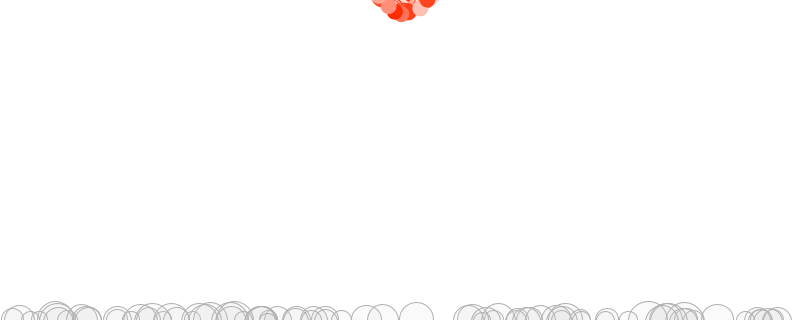
Frame 1 (no input)
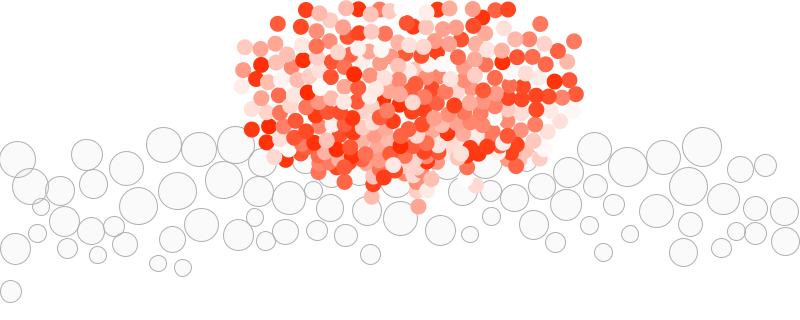
Frame 60 (the mouse pressed at the canvas centre just before this capture)
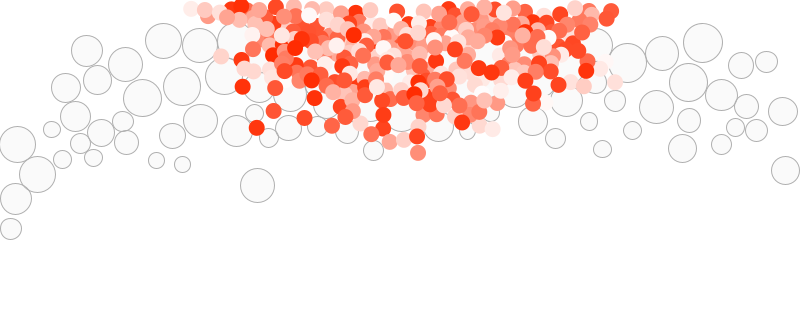
Frame 120 (the mouse held since frame 60 and released just before this capture)

The Processing sketch that drew these frames (run headless with seeded random() and noise(); from frame 60 on, the mouse is pressed at the canvas centre):

// Processing sketch: Bubble_collide_sand
// ── Bubble_collide_sand.pde
//bubbles
int numBubbles = 100;
Bubble[] bubbles = new Bubble[numBubbles];
int total = 80;

//sands
int numSands = 300;
Sand[] sands = new Sand[numSands];

void setup() {
  //fullScreen();
  size(800, 320);
  //initiate bubbles
  for (int i = 0; i < numBubbles; i++) {
    bubbles[i] = new Bubble (random(width), height, i, bubbles, random(8,20));
  }
  
  //initiate sands
  for (int i = 0; i < numSands; i++) {
    sands[i] = new Sand (random(width/2 - 20, width/2 + 30), 0, i, sands);
  }
}

void draw() {
  colorMode(RGB, 255);
  background(255);
  
  //bubbles
  for (int i = 0; i < total; i++) {
    
    //gravity
    float m =  bubbles[i].mass;
    PVector gravity = new PVector(0, 0.1*m);
    gravity.mult(-1);

    //fluid resistance
    PVector v =  bubbles[i].velocity;
    PVector drag = v.copy();
    //coefficient of friction
    float c = 0.1;
    //magnitude is coefficient * speed squared
    float speed = v.mag();

    float dragMagnitude = c * speed * speed;  
    //direction is inverse of velocity
    drag.mult(-1);
    //scale according to magnityde
    drag.normalize();
    drag.mult(dragMagnitude);

    //Apply force

    bubbles[i].applyForce(gravity);
    bubbles[i].applyForce(drag);

    //update and display
    bubbles[i].update();
    bubbles[i].display();
    bubbles[i].checkEdges();
    bubbles[i].collide();
  }
  
  //sands
  for (Sand s : sands) {
    //gravity
    float m = s.mass;
    PVector gravity = new PVector(0, 0.1*m);

    //fluid resistance
    PVector v = s.velocity;
    PVector drag = v.copy();
    //coefficient of friction
    float c = 0.1;
    //magnitude is coefficient * speed squared
    float speed = v.mag();

    float dragMagnitude = c * speed * speed;  
    //direction is inverse of velocity
    drag.mult(-1);
    //scale according to magnityde
    drag.normalize();
    drag.mult(dragMagnitude);

    //Apply force

    s.applyForce(gravity);
    s.applyForce(drag);

    //update and display
    s.update();
    s.display();
    s.checkEdges();
    s.collide();
  }
  
  interact();
}


void interact() {
  for (Bubble b : bubbles) {
    for (Sand s : sands) {
      float d = dist(b.location.x, b.location.y, s.location.x, s.location.y);
      float minDist = b.r + s.r;
      if (d < b.r + s.r) {
        PVector distanceVect = PVector.sub(s.location, b.location);
        float angle = distanceVect.heading();
        float targetX = b.location.x + cos(angle) * minDist;
        float targetY = b.location.y + sin(angle) * minDist;
        float ax = (targetX - s.location.x) * 0.06;
        float ay = (targetY - s.location.y) * 0.06;
        //b.velocity.x -= ax;
        //b.velocity.y -= ay;
        s.velocity.x += ax;
        s.velocity.y += ay;
        s.crashing = true;
      }
      //else {
      //  s.crashing = false;
      //}
    }
  }
}

void mousePressed() {
  if ( total < numBubbles) {
    total++;
  }
}

void keyPressed() {
  if ( total > 0) {
    total--;
  }
}

// ── Bubble.pde
class Bubble {
  //location, velocity, and acceleration
  PVector location;
  PVector velocity;
  PVector acceleration;

  //Mass 
  float mass;

  //radius
  float r;

  int id;  

  //color
  color c;


  //other bubbles
  Bubble[] others;
  

  Bubble(float x, float y, int id_, Bubble[] others_, float r_) {
    mass = 3;
    r = r_;
    id = id_;

    others = others_;

    c = color(200, 25);
    location = new PVector(x, y);
    velocity = new PVector(0, 0);
    acceleration = new PVector(0, 0);
  }

  //A = F/M
  void applyForce(PVector force) {
    //Divide by mass
    PVector f = PVector.div(force, mass);
    //Accumulate all forces in acceleration
    acceleration.add(f);
  }

  void update() {
    //velocity changes according to acceleration
    velocity.add(acceleration);
    //location changes by velocity
    location.add(velocity);
    //clear acceleration each frame
    acceleration.mult(0);

    //if (velocity.mag() < 0.1) {
    //  velocity.set(0, 0);
    //}
  }

  //draw bubbles
  void display() {
    stroke(175);
    fill(c);
    ellipse(location.x, location.y, r*2, r*2);
  }

  //Bounce off boundary of window
  void checkEdges() {
    //hit right side
    if (location.x > width - r) {
      location.x = width - r;
      velocity.x *= -0.7;
      velocity.y *= -0.4;

      //hit left side
    } else if (location.x < r) {

      location.x = r;
      velocity.x *= -0.7;
      velocity.y *= -0.4;
    }
    //hit buttom
    if (location.y > height - r) {

      velocity.y *= -0.7;
      location.y = height - r;
      velocity.x *= -0.4;
    }
    //hit top
    if (location.y < r + 1 ) {
      location.y =  r + 1;
      velocity.y *= -0.7;
      velocity.x *= -0.4;
    }
  }

  void collide() {

    for (int i = id + 1; i < numBubbles; i++) {
      float d = dist(location.x, location.y, others[i].location.x, others[i].location.y);
      float minDist = others[i].r + r;
      if (d < minDist) {
        PVector distanceVect = PVector.sub(others[i].location, location);
        float angle = distanceVect.heading();
        float targetX = location.x + cos(angle) * minDist;
        float targetY = location.y + sin(angle) * minDist;
        float ax = (targetX - others[i].location.x) * 0.06;
        float ay = (targetY - others[i].location.y) * 0.06;
        velocity.x -= ax;
        velocity.y -= ay;
        others[i].velocity.x += ax;
        others[i].velocity.y += ay;
      }
    }
  }

}

// ── Sand.pde
class Sand {
  //location, velocity, and acceleration
  PVector location;
  PVector velocity;
  PVector acceleration;

  //Mass 
  float mass;

  //radius
  float r;

  int id;  
  
  //color
  color c;

  //crashing
  boolean crashing = false;

  //other sand
  Sand[] others;

  Sand(float x, float y, int id_, Sand[] others_) {
    mass = 3;
    r = 8;
    id = id_;
    others = others_;
    colorMode(HSB, 360, 100, 100);
    c = color(10, random(100), 100);
    location = new PVector(x, y);
    velocity = new PVector(0, 0);
    acceleration = new PVector(0, 0);
  }

  //A = F/M
  void applyForce(PVector force) {
    //Divide by mass
    PVector f = PVector.div(force, mass);
    //Accumulate all forces in acceleration
    acceleration.add(f);
  }

  void update() {
    //velocity changes according to acceleration
    velocity.add(acceleration);
    //location changes by velocity
    location.add(velocity);
    //clear acceleration each frame
    acceleration.mult(0);


    if (crashing == false) {
      if (velocity.mag() < 0.1) {
        velocity.set(0, 0);
      }
    } else {
      velocity.y -= 0.3;
    }
  }

  //draw sand
  void display() {
    noStroke();
    fill(c);
    ellipse(location.x, location.y, r*2, r*2);
  }

  //Bounce off boundary of window
  void checkEdges() {
    //hit right side
    if (location.x > width - r) {
      location.x = width - r;
      velocity.x *= -0.7;
      velocity.y *= -0.4;

      //hit left side
    } else if (location.x < r) {

      location.x = r;
      velocity.x *= -0.7;
      velocity.y *= -0.4;
    }
    //hit buttom
    if (location.y > height - r) {

      velocity.y *= -0.7;
      location.y = height - r;
      velocity.x *= -0.4;
    }
    //hit top
    if (location.y < r) {
      location.y =  r;
      velocity.y *= -0.7;
      velocity.x *= -0.4;
    }
  }

  void collide() {

    for (int i = id + 1; i < numSands; i++) {
      float d = dist(location.x, location.y, others[i].location.x, others[i].location.y);
      float minDist = others[i].r + r;
      if (d < minDist) {
        PVector distanceVect = PVector.sub(others[i].location, location);
        float angle = distanceVect.heading();
        float targetX = location.x + cos(angle) * minDist;
        float targetY = location.y + sin(angle) * minDist;
        float ax = (targetX - others[i].location.x) * 0.06;
        float ay = (targetY - others[i].location.y) * 0.06;
        velocity.x -= ax;
        velocity.y -= ay;
        others[i].velocity.x += ax;
        others[i].velocity.y += ay;
      }
    }
  }
}
